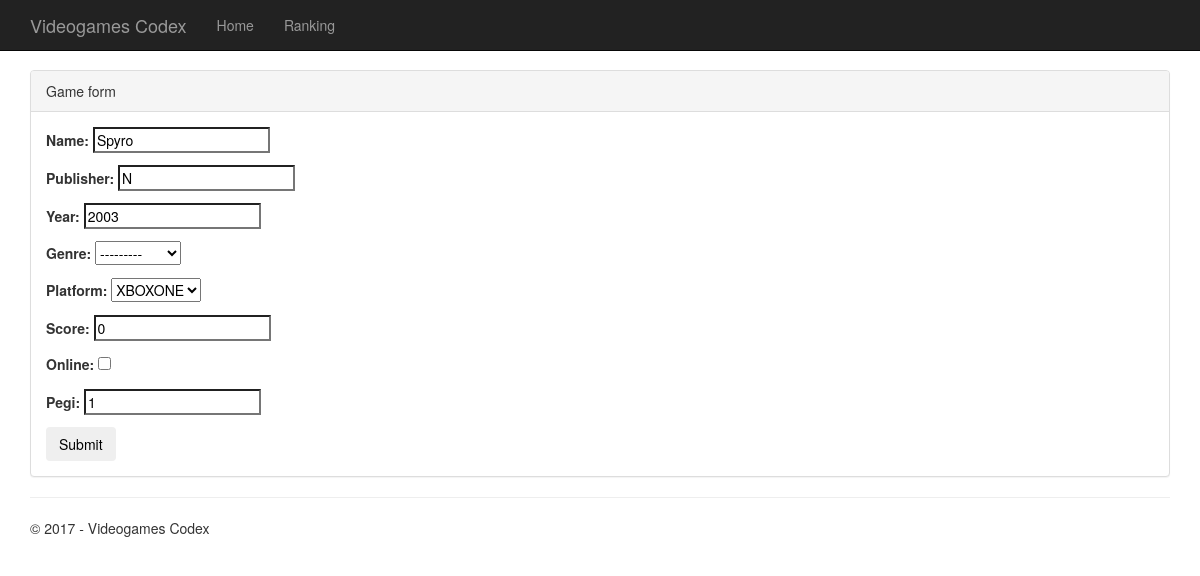
Screenshot of /edit/1 with the database file from the repository.
### app/models.py (models this page shows)
class Game(models.Model):
    name = models.CharField(max_length=20)
    publisher = models.CharField(max_length=10)
    year = models.IntegerField()
    GENRE = ((0, "Action"),
        (1, "Adventure"),
        (2, "Strategy"),
        (3, "RPG"),
        (4, "Sport"),
        )
    genre = models.IntegerField(choices = GENRE)
    PLATFORM = ((0, 'PC'),
        (1, 'PS4'),
        (2, 'XBOXONE'),
        )
    platform = models.IntegerField(choices = PLATFORM)
    score = models.IntegerField()
    online = models.BooleanField()
    pegi = models.IntegerField()

### app/views.py (the view)
# urls.py: url(r'^edit\/(?P<id>[0-9]+)$', app.views.edit_game),
def edit_game(request, id):
    game = Game.objects.get(pk=id)
    if request.method == 'POST':
        formulario = GameForm(request.POST, instance=game)
        if formulario.is_valid():
            game = formulario.save()
            return HttpResponseRedirect("/show/" + str(game.id))
    elif request.method == 'GET':
        formulario = GameForm(instance = game)
        return render(request,
                      'app/gameform.html',
                      {'form': formulario,
                       'action' : '/show/' + str(game.id)})
    else:
        return render(request, 'app/404.html')

### app/forms.py
class GameForm(forms.ModelForm):
    class Meta:
        model = Game
        fields = ('name',
                  'publisher',
                  'year',
                  'genre',
                  'platform',
                  'score',
                  'online',
                  'pegi'
                  )

### app/templates/app/gameform.html (shortened to what this page needs)
﻿{% extends "app/layout.html" %}
{% block content %}
<form action="{{action}}" method="post">
<div class="panel panel-default">
    <div class="panel-heading">Game form</div>
    <div class="panel-body">
        {{ form.as_p }}
        <input class="btn" type="submit" value="Submit" />
    </div>
</div>
</form>
{% endblock %}

### app/static/app/content/site.css (style rules this page uses)
body { padding-top: 50px; padding-bottom: 20px; }
input, select, textarea { max-width: 280px; }

### rows the page displays
Game: name "Spyro", publisher "N", year "2003", genre "---------", platform "XBOXONE", score "0", pegi "1"
